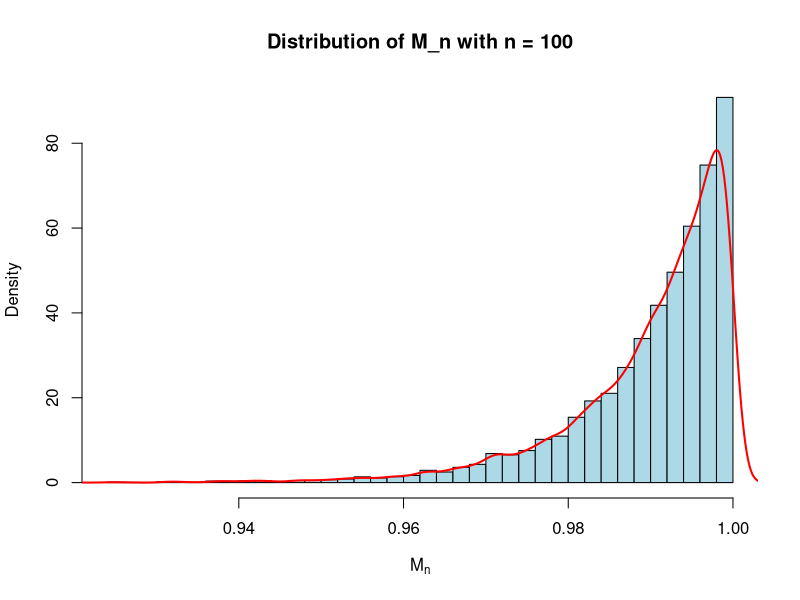
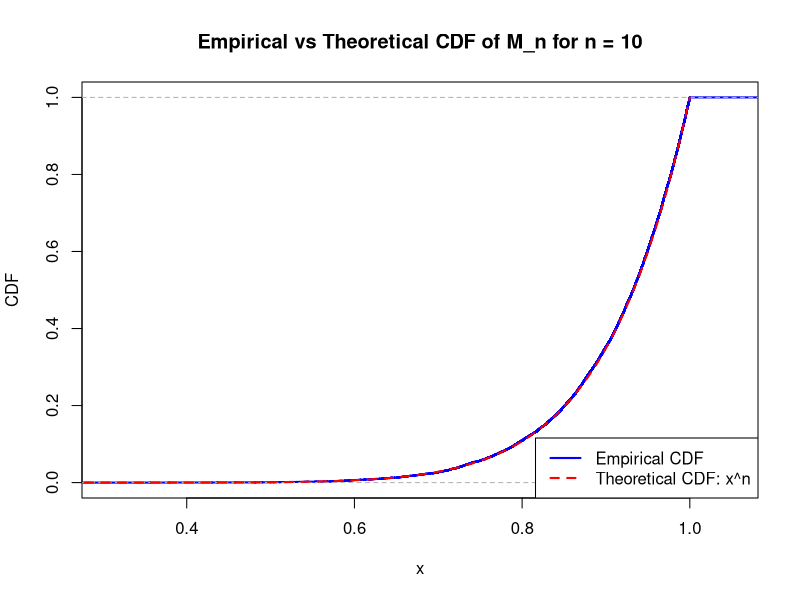

These figures' R source, in order:
# Function to simulate M_n for a given n
simulate_M_n <- function(n, num_simulations=10000) {
  # Simulate num_simulations samples of M_n
  M_n_values <- replicate(num_simulations, max(runif(n)))
  return(M_n_values)
}

# Set parameters
n <- 100  # Set the value of n
num_simulations <- 10000  # Number of simulations to approximate the distribution

# Simulate the distribution of M_n
M_n_values <- simulate_M_n(n, num_simulations)

# Plot the distribution of M_n
hist(M_n_values, breaks=30, probability=TRUE, 
     main=paste("Distribution of M_n with n =", n), 
     xlab=expression(M[n]), col="lightblue", border="black")

# Add a density curve for better visualization
lines(density(M_n_values), col="red", lwd=2)

# Display the first few values of M_n for verification
head(M_n_values)

# Function to simulate M_n for a given n and calculate P(|M_n - 1| > delta)
calculate_probability <- function(n, delta, num_simulations=10000) {
  # Simulate the distribution of M_n
  M_n_values <- replicate(num_simulations, max(runif(n)))
  
  # Calculate the probability P(|M_n - 1| > delta)
  probability <- mean(abs(M_n_values-1) > delta)
  return(probability)
}

# Set parameters
n <- 100      # Set the value of n
delta <- 0.05 # Set the value of delta
num_simulations <- 10000  # Number of simulations

# Calculate the probability
probability <- calculate_probability(n, delta, num_simulations)

# Display the result
cat("P(|M_n - 1| > delta) for n =", n, "and delta =", delta, "is approximately:", probability, "\n", 
    "formula: ", (1-delta)^n, "\n")

simulate_and_plot_cdf <- function(n, num_simulations = 10000) {
  # Simulate the distribution of M_n
  M_n_values <- replicate(num_simulations, max(runif(n)))
  
  # Calculate the empirical CDF
  empirical_cdf <- ecdf(M_n_values)
  
  # Create a sequence of x values for the theoretical CDF
  x_values <- seq(0, 1, length.out = 100)
  theoretical_cdf <- x_values^n  # Theoretical CDF: F_{M_n}(x) = x^n
  
  # Plot the empirical CDF and theoretical CDF
  plot(empirical_cdf, main=paste("Empirical vs Theoretical CDF of M_n for n =", n),
       xlab="x", ylab="CDF", col="blue", lwd=2, verticals=TRUE)
  lines(x_values, theoretical_cdf, col="red", lwd=2, lty=2)
  
  # Add a legend
  legend("bottomright", legend=c("Empirical CDF", "Theoretical CDF: x^n"),
         col=c("blue", "red"), lty=c(1, 2), lwd=2)
}

# Set parameters
n <- 10         # Number of uniform random variables
num_simulations <- 10000  # Number of simulations to estimate the CDF

# Call the function to simulate and plot
simulate_and_plot_cdf(n, num_simulations)


# Function to calculate and print example values of the empirical and theoretical CDF
print_cdf_values <- function(n, num_simulations = 10000) {
  # Simulate the distribution of M_n
  M_n_values <- replicate(num_simulations, max(runif(n)))
  
  # Calculate the empirical CDF
  empirical_cdf <- ecdf(M_n_values)

  # Define a sequence of x values
  x_values <- seq(0, 1, length.out = 11)  # 11 points from 0 to 1
  theoretical_cdf <- x_values^n  # Theoretical CDF: F_{M_n}(x) = x^n

  # Print the example values
  cat("x values | Empirical CDF | Theoretical CDF\n")
  cat("---------------------------------------------\n")
  
  for (x in x_values) {
    emp_value <- empirical_cdf(x)
    theo_value <- x^n
    cat(sprintf("%.2f       | %.4f         | %.4f\n", x, emp_value, theo_value))
  }
}

# Set parameters
n <- 5  # Number of uniform random variables
num_simulations <- 10000  # Number of simulations to estimate the CDF

# Call the function to print example values
print_cdf_values(n, num_simulations)





